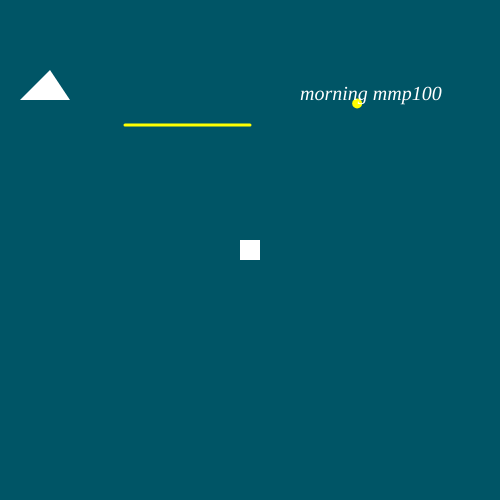
Frame 1 (no input)
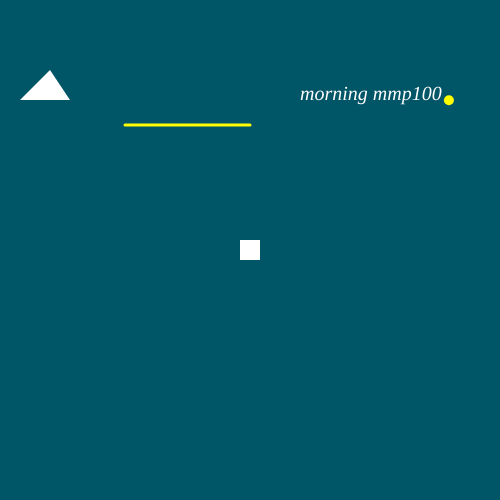
Frame 60 (no input)
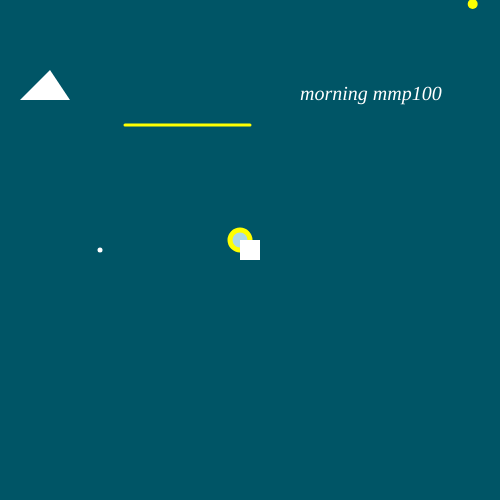
Frame 120 (the mouse pressed at the canvas centre since frame 60)

The p5.js sketch that drew these frames (run headless with seeded random() and noise() and a simulated clock; from frame 60 on, the mouse is pressed at the canvas centre):

// p5.js sketch
// ── sketch.js
var diam1 = 0;

function setup() {
  createCanvas(500,500);
  
}

function draw() {
  background("#005566");
  fill("#add8e6");
  stroke("#ffff00");
  strokeWeight(5);
  //ellipse needs for value in this order: x position, y position, diameter 1 diameter 2
  //this follows the mouse 
  ellipse(mouseX-10,mouseY-10,20,20);
  fill("#ff000");
  noStroke();
  //this ellipse to grow
  ellipse(100,250,diam1,diam1);
  rectMode(CENTER);
  rect(width/2,height/2,20,20);
  triangle(20,100,50,70,70,100); 
  stroke("#ffff00");
  strokeWeight(3);
  line(width/2,height/4,width/4,height/4);
  strokeWeight(10);
  //random postion point
  point(random(width),random(height));
  noStroke();
  textSize(20);
  textFont("Georgia");
  textStyle(ITALIC);
  fill("ffff00");
  text("morning mmp100", width-200,100);
}
function mousePressed(){
  if (diam1>=50){
     diam1=0;
  }else{
      diam1 = diam1+5;
  }
}
